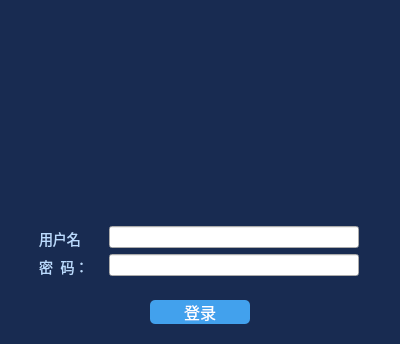
<?xml version="1.0" encoding="UTF-8"?>
<ui version="4.0">
 <class>Login</class>
 <widget class="QWidget" name="Login">
  <property name="geometry">
   <rect>
    <x>0</x>
    <y>0</y>
    <width>400</width>
    <height>333</height>
   </rect>
  </property>
  <property name="sizePolicy">
   <sizepolicy hsizetype="Fixed" vsizetype="Fixed">
    <horstretch>0</horstretch>
    <verstretch>0</verstretch>
   </sizepolicy>
  </property>
  <property name="windowTitle">
   <string>Form</string>
  </property>
  <property name="styleSheet">
   <string notr="true">QWidget#Login
{
	height: 400px;
	widght: 300px;
    background:#182B51;
}

QPushButton#pushButton_login
{
	border-radius:5px;
	max-width:100px;
	min-width:100px;
	max-height:25px;
	font-family: 微软雅黑;
	font-size: 16px;
	color: #FFFFFF;
	background-color:#42A1ED;
}

QPushButton:pressed#pushButton_login
{
    background-color: light gray;
    padding-left:3px;
    padding-top:3px;
}

QLabel#label_name
{
    text-align: center;
	max-width:45px;
	min-height:20px;
	max-height:15px;
	font-family: 微软雅黑;
	font-size: 14px;
	color: #B9DAFF;
}

QLabel#label_password
{
    text-align: center;
	max-width:45px;
	min-height:20px;
	max-height:15px;
	font-family: 微软雅黑;
	font-size: 14px;
	color: #B9DAFF;
}</string>
  </property>
  <layout class="QVBoxLayout" name="verticalLayout_2">
   <item>
    <widget class="QWidget" name="widget" native="true">
     <property name="minimumSize">
      <size>
       <width>0</width>
       <height>200</height>
      </size>
     </property>
     <property name="styleSheet">
      <string notr="true"/>
     </property>
     <layout class="QHBoxLayout" name="horizontalLayout_2">
      <item>
       <widget class="QLabel" name="label_img">
        <property name="maximumSize">
         <size>
          <width>150</width>
          <height>150</height>
         </size>
        </property>
        <property name="text">
         <string/>
        </property>
        <property name="pixmap">
         <pixmap>C:/Users/feeyo/Pictures/用户管理.png</pixmap>
        </property>
        <property name="scaledContents">
         <bool>true</bool>
        </property>
       </widget>
      </item>
     </layout>
    </widget>
   </item>
   <item>
    <widget class="QWidget" name="widget_2" native="true">
     <layout class="QGridLayout" name="gridLayout">
      <item row="0" column="0">
       <widget class="QLabel" name="label_name">
        <property name="text">
         <string>用户名：</string>
        </property>
       </widget>
      </item>
      <item row="0" column="1">
       <widget class="QLineEdit" name="lineEdit_name">
        <property name="maximumSize">
         <size>
          <width>250</width>
          <height>16777215</height>
         </size>
        </property>
       </widget>
      </item>
      <item row="1" column="0">
       <widget class="QLabel" name="label_password">
        <property name="text">
         <string>密  码：</string>
        </property>
       </widget>
      </item>
      <item row="1" column="1">
       <widget class="QLineEdit" name="lineEdit_password">
        <property name="maximumSize">
         <size>
          <width>250</width>
          <height>16777215</height>
         </size>
        </property>
        <property name="echoMode">
         <enum>QLineEdit::Password</enum>
        </property>
       </widget>
      </item>
     </layout>
    </widget>
   </item>
   <item>
    <widget class="QWidget" name="widget_3" native="true">
     <property name="maximumSize">
      <size>
       <width>16777215</width>
       <height>50</height>
      </size>
     </property>
     <layout class="QHBoxLayout" name="horizontalLayout">
      <item>
       <spacer name="horizontalSpacer_2">
        <property name="orientation">
         <enum>Qt::Horizontal</enum>
        </property>
        <property name="sizeHint" stdset="0">
         <size>
          <width>21</width>
          <height>20</height>
         </size>
        </property>
       </spacer>
      </item>
      <item>
       <widget class="QPushButton" name="pushButton_login">
        <property name="text">
         <string>登录</string>
        </property>
       </widget>
      </item>
      <item>
       <spacer name="horizontalSpacer_3">
        <property name="orientation">
         <enum>Qt::Horizontal</enum>
        </property>
        <property name="sizeHint" stdset="0">
         <size>
          <width>21</width>
          <height>20</height>
         </size>
        </property>
       </spacer>
      </item>
     </layout>
    </widget>
   </item>
  </layout>
 </widget>
 <resources/>
 <connections/>
</ui>
